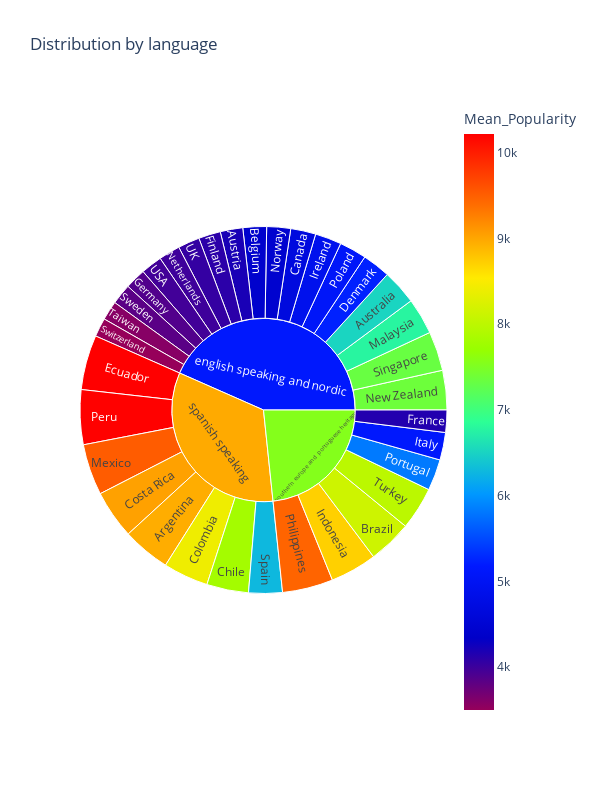

Source (notebook cell):
### Markdown cell above
### Distribution by language

### Code cell
fig = px.sunburst(country, 
                  path=['Cluster','Country'], 
                  values='Mean_Popularity',
                  color='Mean_Popularity', 
                  color_continuous_scale=px.colors.sequential.Rainbow,
                  width = 600,
                  height = 800,
                  title= 'Distribution by language'
                 )
fig.show()

### Figure 1 — Plotly figure (JSON) as saved in the notebook; plotly's stock layout.template omitted (floating-point values rounded to 4 significant figures)
{"data": [{"branchvalues": "total", "customdata": [[8956.0], [6515.0], [4202.0], [4410.0], [8139.0], [4678.0], [7804.0], [8411.0], [9039.0], [5233.0], [10220.0], [4100.0], [4149.0], [3881.0], [8715.0], [4912.0], [5145.0], [6781.0], [9525.0], [3994.0], [7370.0], [4450.0], [10210.0], [9460.0], [5083.0], [5820.0], [7329.0], [6279.0], [3837.0], [3500.0], [3586.0], [7991.0], [4046.0], [3973.0], [5142.0], [7549.0], [8977.0]], "domain": {"x": [0, 1], "y": [0, 1]}, "hovertemplate": "labels=%{label}<br>Mean_Popularity_sum=%{value}<br>parent=%{parent}<br>id=%{id}<br>Mean_Popularity=%{color}<extra></extra>", "ids": ["spanish speaking/Argentina", "english speaking and nordic/Australia", "english speaking and nordic/Austria", "english speaking and nordic/Belgium", "southern europe and portuguese heritage/Brazil", "english speaking and nordic/Canada", "spanish speaking/Chile", "spanish speaking/Colombia", "spanish speaking/Costa Rica", "english speaking and nordic/Denmark", "spanish speaking/Ecuador", "english speaking and nordic/Finland", "southern europe and portuguese heritage/France", "english speaking and nordic/Germany", "southern europe and portuguese heritage/Indonesia", "english speaking and nordic/Ireland", "southern europe and portuguese heritage/Italy", "english speaking and nordic/Malaysia", "spanish speaking/Mexico", "english speaking and nordic/Netherlands", "english speaking and nordic/New Zealand", "english speaking and nordic/Norway", "spanish speaking/Peru", "southern europe and portuguese heritage/Philippines", "english speaking and nordic/Poland", "southern europe and portuguese heritage/Portugal", "english speaking and nordic/Singapore", "spanish speaking/Spain", "english speaking and nordic/Sweden", "english speaking and nordic/Switzerland", "english speaking and nordic/Taiwan", "southern europe and portuguese heritage/Turkey", "english speaking and nordic/UK", "english speaking and nordic/USA", "english speaking and nordic", "southern europe and portuguese heritage", "spanish speaking"], "labels": ["Argentina", "Australia", "Austria", "Belgium", "Brazil", "Canada", "Chile", "Colombia", "Costa Rica", "Denmark", "Ecuador", "Finland", "France", "Germany", "Indonesia", "Ireland", "Italy", "Malaysia", "Mexico", "Netherlands", "New Zealand", "Norway", "Peru", "Philippines", "Poland", "Portugal", "Singapore", "Spain", "Sweden", "Switzerland", "Taiwan", "Turkey", "UK", "USA", "english speaking and nordic", "southern europe and portuguese heritage", "spanish speaking"], "marker": {"coloraxis": "coloraxis", "colors": [8956.0, 6515.0, 4202.0, 4410.0, 8139.0, 4678.0, 7804.0, 8411.0, 9039.0, 5233.0, 10220.0, 4100.0, 4149.0, 3881.0, 8715.0, 4912.0, 5145.0, 6781.0, 9525.0, 3994.0, 7370.0, 4450.0, 10210.0, 9460.0, 5083.0, 5820.0, 7329.0, 6279.0, 3837.0, 3500.0, 3586.0, 7991.0, 4046.0, 3973.0, 5142.0, 7549.0, 8977.0]}, "name": "", "parents": ["spanish speaking", "english speaking and nordic", "english speaking and nordic", "english speaking and nordic", "southern europe and portuguese heritage", "english speaking and nordic", "spanish speaking", "spanish speaking", "spanish speaking", "english speaking and nordic", "spanish speaking", "english speaking and nordic", "southern europe and portuguese heritage", "english speaking and nordic", "southern europe and portuguese heritage", "english speaking and nordic", "southern europe and portuguese heritage", "english speaking and nordic", "spanish speaking", "english speaking and nordic", "english speaking and nordic", "english speaking and nordic", "spanish speaking", "southern europe and portuguese heritage", "english speaking and nordic", "southern europe and portuguese heritage", "english speaking and nordic", "spanish speaking", "english speaking and nordic", "english speaking and nordic", "english speaking and nordic", "southern europe and portuguese heritage", "english speaking and nordic", "english speaking and nordic", "", "", ""], "type": "sunburst", "values": [8956.0, 6515.0, 4202.0, 4410.0, 8139.0, 4678.0, 7804.0, 8411.0, 9039.0, 5233.0, 10220.0, 4100.0, 4149.0, 3881.0, 8715.0, 4912.0, 5145.0, 6781.0, 9525.0, 3994.0, 7370.0, 4450.0, 10210.0, 9460.0, 5083.0, 5820.0, 7329.0, 6279.0, 3837.0, 3500.0, 3586.0, 7991.0, 4046.0, 3973.0, 91880.0, 49420.0, 70440.0]}], "layout": {"coloraxis": {"colorbar": {"title": {"text": "Mean_Popularity"}}, "colorscale": [[0, "rgb(150,0,90)"], [0.125, "rgb(0,0,200)"], [0.25, "rgb(0,25,255)"], [0.375, "rgb(0,152,255)"], [0.5, "rgb(44,255,150)"], [0.625, "rgb(151,255,0)"], [0.75, "rgb(255,234,0)"], [0.875, "rgb(255,111,0)"], [1, "rgb(255,0,0)"]]}, "height": 800, "legend": {"tracegroupgap": 0}, "title": {"text": "Distribution by language"}, "width": 600}}
